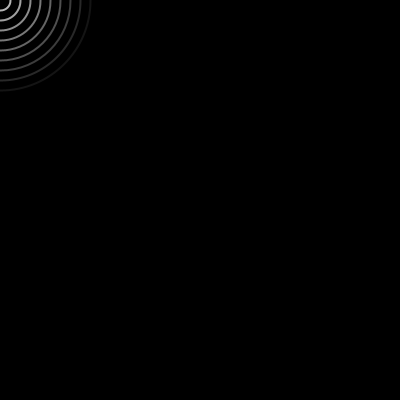
Frame 1 (no input)
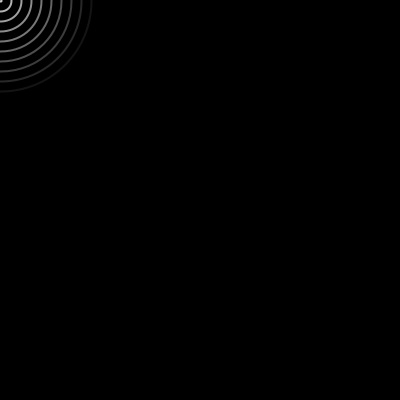
Frame 60 (the mouse pressed at the canvas centre just before this capture)
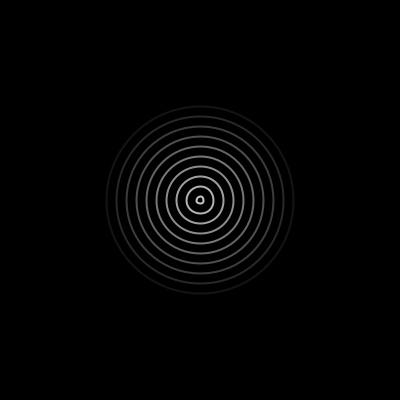
Frame 120 (the mouse held since frame 60 and released just before this capture)

The Processing sketch that drew these frames (run headless with seeded random() and noise(); from frame 60 on, the mouse is pressed at the canvas centre):

// Processing sketch: CircleWaves
// ── CircleWaves.pde
//Circle Waves ...

float alpha ;
float step = 20;
float limit = 200;
float i = 0;

void setup() {
  size(400, 400);
  frameRate(220);
  strokeWeight(2);
  noFill();
  cursor(HAND);
}

void draw() {
  background(0);

  for (int j=0; j<limit; j+=step) {
    alpha = map(j, 0, limit, 200, 0);
    stroke(alpha);
    ellipse(mouseX, mouseY, j+i, j+i);
  }

  i += 0.4;
  i = i%step;
 
  
}
